Frame 1 (no input): blank canvas, image omitted
Frame 60 (the mouse pressed at the canvas centre just before this capture): blank canvas, image omitted
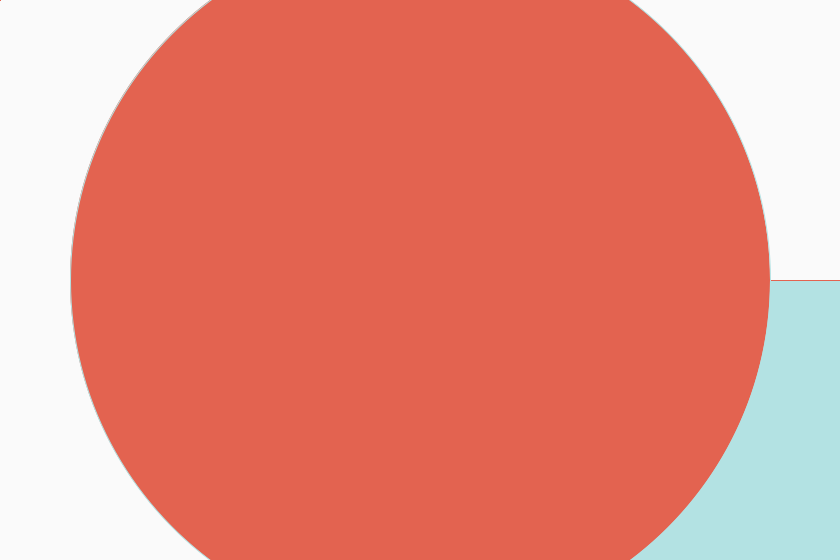
Frame 120 (the mouse held since frame 60 and released just before this capture)

The Processing sketch whose frames 1 and 60 were blank and that drew this single picture after the mouse press (run headless with seeded random() and noise(); from frame 60 on, the mouse is pressed at the canvas centre):

// Processing sketch: processing_151308
// ── processing_151308.pde

void setup() {
  size(840, 560);
  background(250);
}

void draw() {
  variableEllipse(mouseX, mouseY, pmouseX, pmouseY);
}

void variableEllipse(int x, int y, int px, int py) {
  float speed = abs(x-px) + abs(y-py);
  stroke(speed);
  stroke(227, 99, 80);
  fill(179, 226, 227);
  rect(x, y, speed, speed);
  stroke(speed);
  stroke(179, 226, 227);
  fill(227, 99, 80);
  ellipse(x, y, speed, speed);
}
